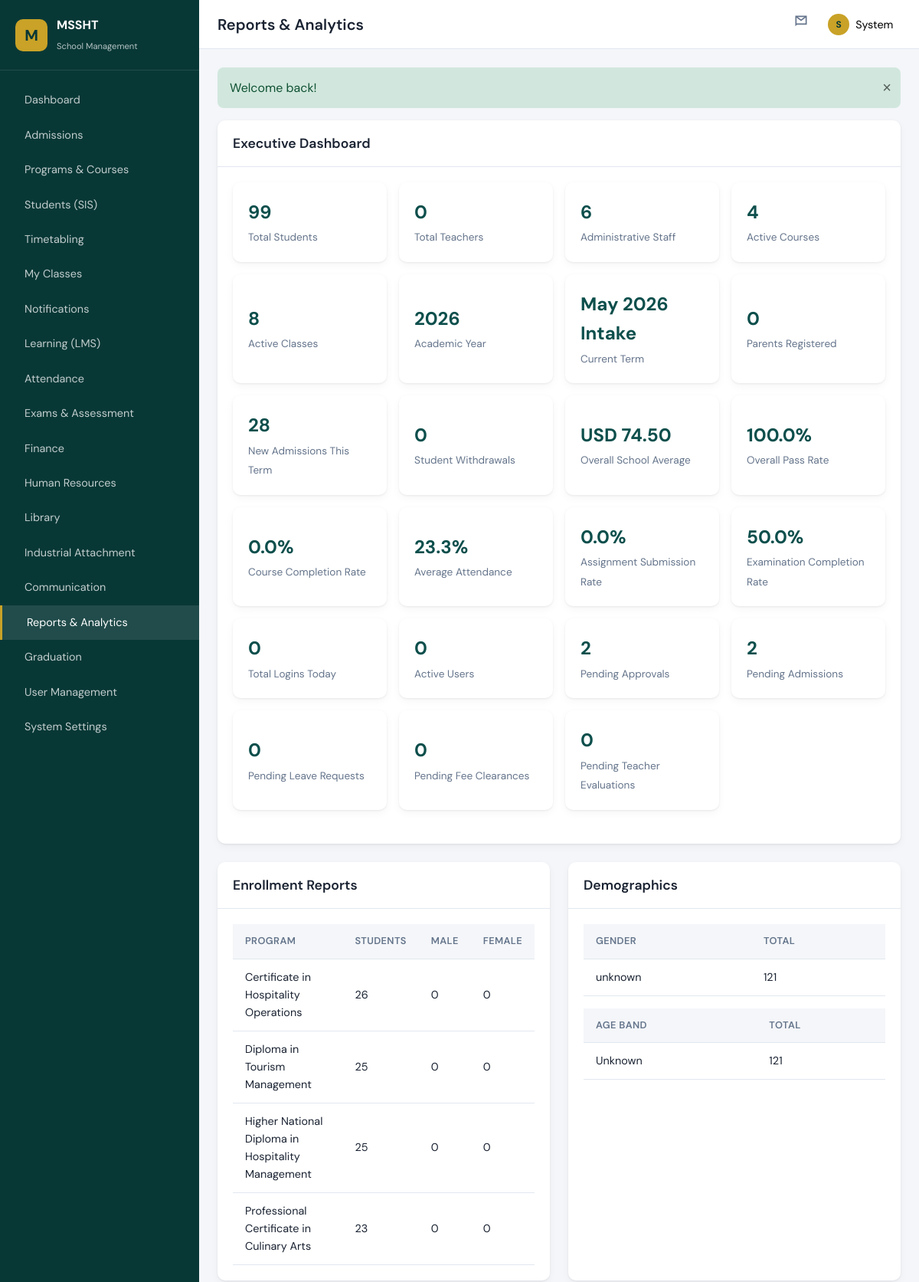
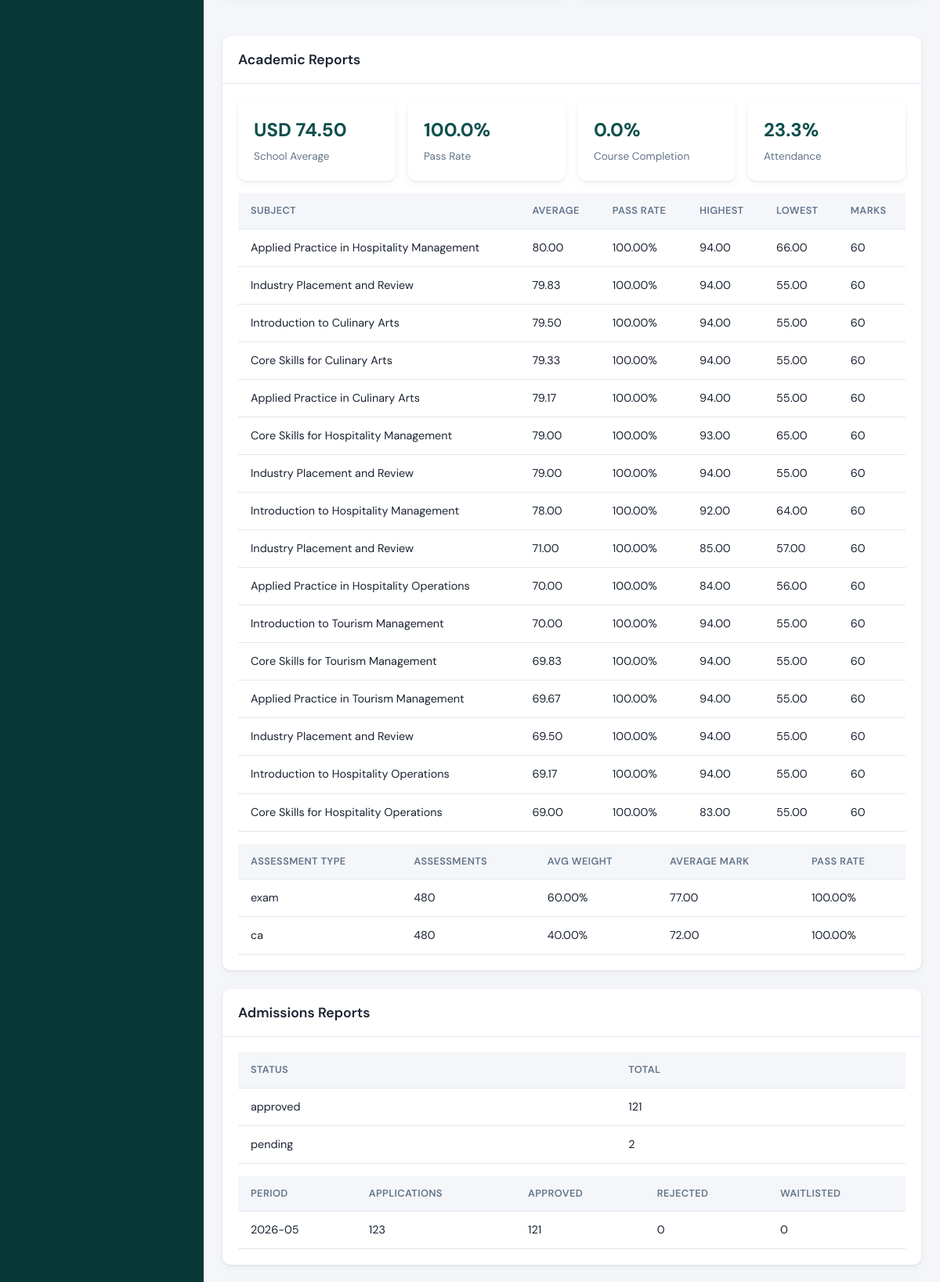
Page /modules/reports/index.php (signed in, upper part) on the committed database (2 pictures, top to bottom).
### tables this page shows
CREATE TABLE programs (
    id INT UNSIGNED AUTO_INCREMENT PRIMARY KEY,
    code VARCHAR(20) NOT NULL UNIQUE,
    name VARCHAR(200) NOT NULL,
    program_type ENUM('short_course', 'certificate', 'diploma', 'hnd') NOT NULL,
    duration_months SMALLINT UNSIGNED DEFAULT 12,
    duration_value SMALLINT UNSIGNED DEFAULT 12,
    duration_unit VARCHAR(10) DEFAULT 'months',
    total_credits DECIMAL(6,2) DEFAULT 0,
    description TEXT NULL,
    status ENUM('active', 'inactive') DEFAULT 'active',
    created_at TIMESTAMP DEFAULT CURRENT_TIMESTAMP
);

CREATE TABLE modules (
    id INT UNSIGNED AUTO_INCREMENT PRIMARY KEY,
    program_id INT UNSIGNED NOT NULL,
    code VARCHAR(20) NOT NULL,
    name VARCHAR(200) NOT NULL,
    credits DECIMAL(4,2) DEFAULT 0,
    semester TINYINT UNSIGNED DEFAULT 1,
    is_core TINYINT(1) DEFAULT 1,
    FOREIGN KEY (program_id) REFERENCES programs(id) ON DELETE CASCADE,
    UNIQUE KEY uk_program_module (program_id, code)
);

### modules/reports/index.php (the view, shortened to what the rows shown need)
<?php
$enrollment = reportEnrollmentSummary();
$academic = reportAcademicSummary();
require_once __DIR__ . '/../../includes/header.php';
?>
<div class="card" style="margin-bottom:1.5rem;">
    <div class="card-header"><h2>Executive Dashboard</h2></div>
</div>
<div class="dashboard-grid">
    <div class="card">
        <div class="card-header"><h2>Enrollment Reports</h2></div>
        <div class="card-body table-wrap">
            <table class="data-table">
                <thead><tr><th>Program</th><th>Students</th><th>Male</th><th>Female</th></tr></thead>
                <tbody>
                <?php foreach ($enrollment['programs'] as $row): ?>
                <tr><td><?= e($row['name']) ?></td><td><?= (int) $row['students'] ?></td><td><?= (int) $row['male'] ?></td><td><?= (int) $row['female'] ?></td></tr>
                <?php endforeach; ?>
                </tbody>
            </table>
        </div>
    </div>
    <div class="card">
        <div class="card-header"><h2>Demographics</h2></div>
        <div class="card-body table-wrap">
            <table class="data-table" style="margin-bottom:1rem;">
                <thead><tr><th>Gender</th><th>Total</th></tr></thead>
            </table>
            <table class="data-table">
                <thead><tr><th>Age Band</th><th>Total</th></tr></thead>
            </table>
        </div>
    </div>
</div>
<div class="card" style="margin-top:1.5rem;">
    <div class="card-header"><h2>Academic Reports</h2></div>
    <div class="card-body">
        <table class="data-table">
            <thead><tr><th>Subject</th><th>Average</th><th>Pass Rate</th><th>Highest</th><th>Lowest</th><th>Marks</th></tr></thead>
            <tbody>
            <?php foreach ($academic['subjects'] as $row): ?>
            <tr>
                <td><?= e($row['subject']) ?></td>
                <td><?= e((string) $row['average_mark']) ?></td>
                <td><?= e((string) $row['pass_rate']) ?>%</td>
                <td><?= e((string) $row['highest_mark']) ?></td>
                <td><?= e((string) $row['lowest_mark']) ?></td>
                <td><?= (int) $row['submissions'] ?></td>
            </tr>
            <?php endforeach; ?>
            </tbody>
        </table>
        <table class="data-table" style="margin-top:1rem;">
            <thead><tr><th>Assessment Type</th><th>Assessments</th><th>Avg Weight</th><th>Average Mark</th><th>Pass Rate</th></tr></thead>
        </table>
    </div>
</div>
<div class="card" style="margin-top:1.5rem;">
    <div class="card-header"><h2>Admissions Reports</h2></div>
    <div class="card-body table-wrap">
        <table class="data-table">
            <thead><tr><th>Status</th><th>Total</th></tr></thead>
        </table>
        <table class="data-table" style="margin-top:1rem;">
            <thead><tr><th>Period</th><th>Applications</th><th>Approved</th><th>Rejected</th><th>Waitlisted</th></tr></thead>
        </table>
    </div>
</div>
<?php require_once __DIR__ . '/../../includes/footer.php'; ?>

### rows in the picture
programs: name "Certificate in Hospitality Operations", students "26", male "0", female "0"
programs: name "Diploma in Tourism Management", students "25", male "0", female "0"
programs: name "Higher National Diploma in Hospitality Management", students "25", male "0", female "0"
programs: name "Professional Certificate in Culinary Arts", students "23", male "0", female "0"
modules: name "Applied Practice in Hospitality Management", average_mark "80.00", pass_rate "100.00", highest_mark "94.00", lowest_mark "66.00", submissions "60"
modules: name "Industry Placement and Review", average_mark "79.83", pass_rate "100.00", highest_mark "94.00", lowest_mark "55.00", submissions "60"
modules: name "Introduction to Culinary Arts", average_mark "79.50", pass_rate "100.00", highest_mark "94.00", lowest_mark "55.00", submissions "60"
modules: name "Core Skills for Culinary Arts", average_mark "79.33", pass_rate "100.00", highest_mark "94.00", lowest_mark "55.00", submissions "60"
modules: name "Applied Practice in Culinary Arts", average_mark "79.17", pass_rate "100.00", highest_mark "94.00", lowest_mark "55.00", submissions "60"
modules: name "Core Skills for Hospitality Management", average_mark "79.00", pass_rate "100.00", highest_mark "93.00", lowest_mark "65.00", submissions "60"
modules: name "Industry Placement and Review", average_mark "79.00", pass_rate "100.00", highest_mark "94.00", lowest_mark "55.00", submissions "60"
modules: name "Introduction to Hospitality Management", average_mark "78.00", pass_rate "100.00", highest_mark "92.00", lowest_mark "64.00", submissions "60"
modules: name "Industry Placement and Review", average_mark "71.00", pass_rate "100.00", highest_mark "85.00", lowest_mark "57.00", submissions "60"
modules: name "Applied Practice in Hospitality Operations", average_mark "70.00", pass_rate "100.00", highest_mark "84.00", lowest_mark "56.00", submissions "60"
modules: name "Introduction to Tourism Management", average_mark "70.00", pass_rate "100.00", highest_mark "94.00", lowest_mark "55.00", submissions "60"
modules: name "Core Skills for Tourism Management", average_mark "69.83", pass_rate "100.00", highest_mark "94.00", lowest_mark "55.00", submissions "60"
modules: name "Applied Practice in Tourism Management", average_mark "69.67", pass_rate "100.00", highest_mark "94.00", lowest_mark "55.00", submissions "60"
modules: name "Industry Placement and Review", average_mark "69.50", pass_rate "100.00", highest_mark "94.00", lowest_mark "55.00", submissions "60"
modules: name "Introduction to Hospitality Operations", average_mark "69.17", pass_rate "100.00", highest_mark "94.00", lowest_mark "55.00", submissions "60"
modules: name "Core Skills for Hospitality Operations", average_mark "69.00", pass_rate "100.00", highest_mark "83.00", lowest_mark "55.00", submissions "60"

### other values in the picture
$item['label'] "Dashboard"
$item['label'] "Admissions"
$item['label'] "Programs & Courses"
$item['label'] "Students (SIS)"
$item['label'] "Timetabling"
$item['label'] "My Classes"
$item['label'] "Notifications"
$item['label'] "Learning (LMS)"
$item['label'] "Attendance"
$item['label'] "Exams & Assessment"
$item['label'] "Finance"
$item['label'] "Human Resources"
$item['label'] "Library"
$item['label'] "Industrial Attachment"
$item['label'] "Communication"
